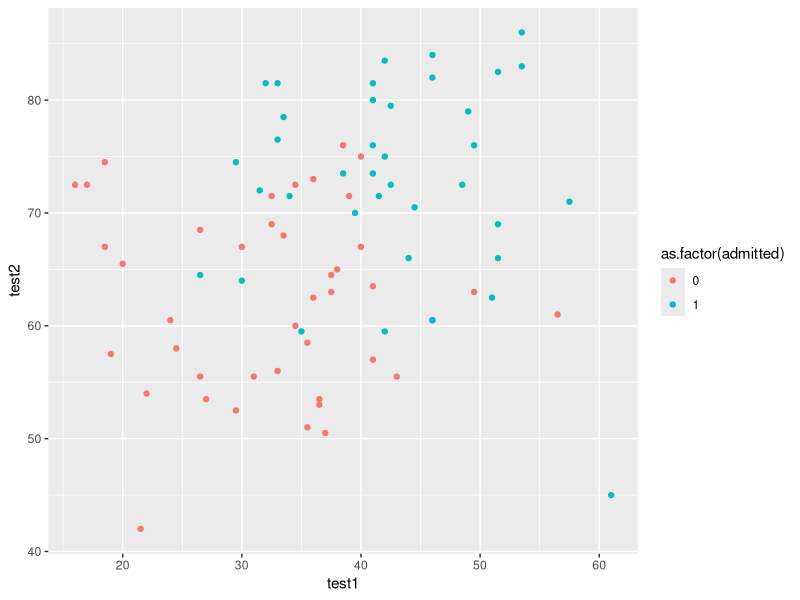

Here is the R script that generated this plot: (Note: this script raises an error after producing the figure.)
## ---- chunk 1
knitr::opts_chunk$set(echo = TRUE)
## ---- chunk 2
library(dplyr)
library(ggplot2)
## ---- chunk 3
exam_x = read.delim("data/ex4x.dat", sep = " ")
exam_y = read.delim("data/ex4y.dat")

# cleaning the data 
exam_x <- exam_x[ ,c(4, 7)]
colnames(exam_x) <- c("test1", "test2")
colnames(exam_y) <- "admitted"
exam_df <- dplyr::bind_cols(exam_x, exam_y)
## ---- chunk 4
ggplot2::ggplot(exam_df, ggplot2::aes(x = test1, y = test2, col = as.factor(admitted))) +
  ggplot2::geom_point()
## ---- chunk 5
# sigmoid
g = function (z) {
  return (1 / (1 + exp(-z) ))
} # plot(g(c(1,2,3,4,5,6)))

# hypothesis 
h = function (x,th) {
  return( g(x %*% th) )
} # h(x,th)

# cost
J = function (x,y,th,m) {
  return( 1/m * sum(-y * log(h(x,th)) - (1 - y) * log(1 - h(x,th))) )
} # J(x,y,th,m)

# derivative of J (gradient)
grad = function (x,y,th,m) {
  return( 1/m * t(x) %*% (h(x, th) - y))
} # grad(x,y,th,m)

# Hessian
H = function (x,y,th,m) {
  return (1/m * t(x) %*% x * diag(h(x,th)) * diag(1 - h(x,th)))
} # H(x,y,th,m)

basic.mle <- function(x, y) {
  j = array(0, c(10,1))
  m = length(x$test1)
  # eliminate matrix, use for to see what happens to the dataframe
  x = matrix(c(rep(1, m), x$test1, x$test2), ncol=3)
  y_calc = matrix(y$admitted, ncol=1)
  th = matrix(0,3)
  for (i in 1:10) {
     #update j at every iteration and keep only the last j calculated
      j = J(x, y, th, m) # stores each iteration Cost
      th = th - solve(H(x,y_calc,th,m)) %*% grad(x,y_calc,th,m) 
  }
  th
}

theta <- basic.mle(exam_x, exam_y)

# -16.38
# 0.1483
# 0.1589
# Model = theta[1] + theta[2] * x$test1 + theta[3] * x$test_2
y_test <- theta[1] + theta[2] * 20 + theta[3] * 80
## ---- chunk 6
basic.cv2 <- function(dataset, var) {
  n_folds = 10
  dataset_copy <- dataset
  fold_size <- as.numeric(nrow(dataset) / n_folds)
  folds <- c()
	for (fold in 1:n_folds) { 
	  fold_r = c()
	  n <- 0
	  while(n < fold_size) {
	    fold_r <- c(fold_r, fold)
	    n <- n + 1
	  }
	 folds <- c(folds, fold_r)
	}
  
  for(i in 1:10){
    #Segement your data by fold using the which() function 
    test_indexes <- which(folds==i, arr.ind=TRUE)
    test_data <- dataset[test_indexes, ]
    train_data <- dataset[-test_indexes, ]
    #Use the test and train data partitions however you desire...
    
  }
}

x <- basic.cv(exam_df, 1)
## ---- chunk 7
basic.modelcomparison <- function() {
  
}
## ---- chunk 8
basic.modelselection <- function() {
  
}
## ---- chunk 9

## ---- chunk 10

## ---- chunk 11
mle <- function(x, y) {
  # add intercept term to predictors
  x$intercept = 1
  # initialise fitting parameters
  theta = numeric(3)
  # sigmoid function
  g = 
  for (i in 1:100) {
    
  }
}
## ---- chunk 12
basic.cv <- function(dataset, var) {
  #Randomly shuffle the data
  dataset <- dataset[sample(nrow(dataset)),]
  
  #Create 10 equally size folds
  folds <- cut(seq(1, nrow(dataset)), breaks=10, labels=FALSE)
   #Perform 10 fold cross validation
  for(i in 1:10){
    #Segement your data by fold using the which() function 
    test_indexes <- which(folds==i, arr.ind=TRUE)
    test_data <- dataset[testIndexes, ]
    train_data <- dataset[-testIndexes, ]
    #Use the test and train data partitions however you desire...
  }
 folds
}

y <- basic.cv(exam_df)
 
cv <- function(sample, var) {
  
}
## ---- chunk 13
modelcomparison <- function() {
  
}
## ---- chunk 14
modelselection <- function() {
  
}
## ---- chunk 15

## ---- chunk 16

## ---- chunk 17

